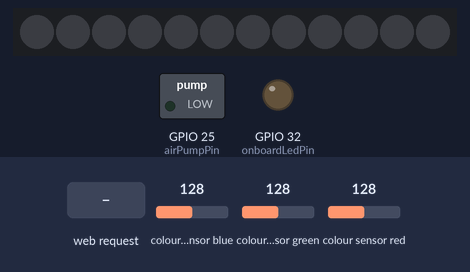
This program was run on a simulated ESP32. Parts: 12 RGB LEDs in strip order, left to right, switched loads named in the program (green lamp = pin HIGH), output pins drawn as LEDs (lit = HIGH). The test bench sets the inputs (shaded band); at power-on: colour sensor blue 128, colour sensor green 128, colour sensor red 128. WiFi joins after 1.5 s; servers stay silent unless stated; what the program prints to the serial monitor is not drawn.

Above: at 3.2 s.
3.3 s: HTTP request GET /cmd?command=red received
At 3.6 s:
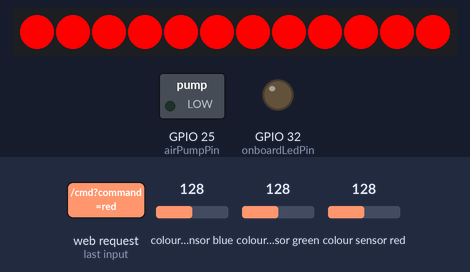
4.8 s: HTTP request GET /cmd?command=pumpToggle received
At 5.9 s:
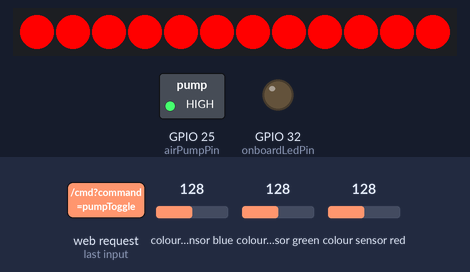
6.3 s: HTTP request GET /cmd?command=ledToggle received
At 7.0 s:
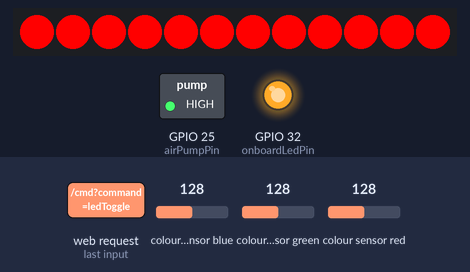
7.8 s: HTTP request GET /cmd?command=pumpToggle received
At 8.2 s:
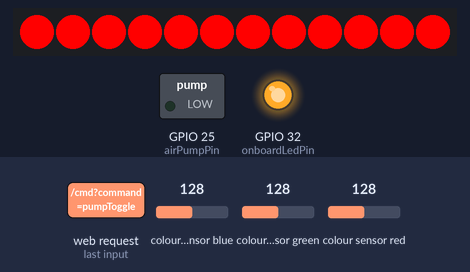
9.3 s: HTTP request GET /cmd?command=measure received
At 10.3 s:
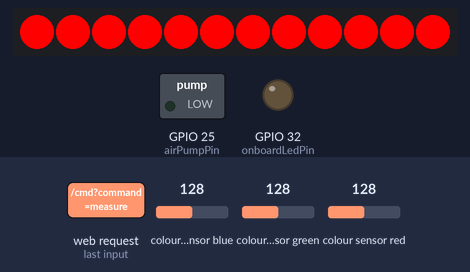
Timing chart, 0 to 12.3 s (numbered marks = the images above; inputs shaded):
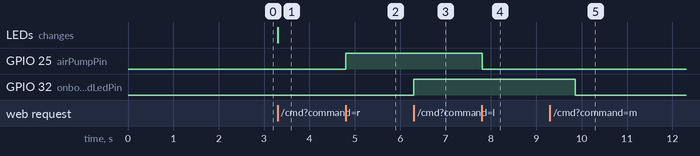

The program:

main.cpp
```cpp
/*
This is the control code to run the AlgaLite project.

The main features are
- Control the LEDs
- Control the Air Pump
- Read data from the colour sensor

*/


#include <Arduino.h>
#include <Adafruit_NeoPixel.h>
#include <Wire.h>
#include <Adafruit_TCS34725.h>
#include <WiFi.h>
#include <ESPAsyncWebServer.h>
#include <SPI.h>


// Replace with your network credentials
const char* ssid = "WiFimodem-DE58";
const char* password = "qjmx2mlfdz";

// Define pin numbers and other constants
const int neoPixelPin = 33;
const int airPumpPin = 25;
const int onboardLedPin = 32;
#define I2C_SDA 23
#define I2C_SCL 19

Adafruit_NeoPixel strip = Adafruit_NeoPixel(12, neoPixelPin, NEO_GRB + NEO_KHZ800);


// Instantiate the TCS3472 object
Adafruit_TCS34725 tcs = Adafruit_TCS34725(TCS34725_INTEGRATIONTIME_300MS, TCS34725_GAIN_1X);
//Adafruit_TCS34725 tcs = Adafruit_TCS34725();

AsyncWebServer server(80);

//----------------------------------------------------------
String htmlPage = R"rawliteral(
<!DOCTYPE html>
<html>
<head>
<meta name="viewport" content="width=device-width, initial-scale=1">
<style>
  body {font-family: Arial, sans-serif; text-align: center;}
  .subtitle {text-align: left; font-weight: bold;}
  button {font-size: 1.5em; margin: 5px; padding: 10px; display: inline-block;}
  .color-buttons {text-align: center;}  /* Center the color buttons */
</style>
</head>
<body>

<h1>AlgaLite Controller</h1>

<div class="subtitle">Control Airflow:</div>
<button onclick="sendCommand('pumpToggle')">Toggle Air Pump</button>
<br>

<div class="subtitle">Control Lamp Colour:</div>
<div class="color-buttons">
  <button onclick="sendCommand('red')">Red</button>
  <button onclick="sendCommand('green')">Green</button>
  <button onclick="sendCommand('blue')">Blue</button>
  <button onclick="sendCommand('cyan')">Cyan</button>
  <button onclick="sendCommand('magenta')">Magenta</button>
  <button onclick="sendCommand('yellow')">Yellow</button>
  <button onclick="sendCommand('off')">Off</button>
</div>
<br>

<div class="subtitle">Measure Algae Thickness:</div>
<button onclick="sendCommand('measure')">Measure</button>
<div id="measurementResult"></div>

<script>
  function sendCommand(command) {
    fetch("/cmd?command=" + command)
    .then(response => response.text())
    .then(data => {
      if (command === 'measure') {
        document.getElementById('measurementResult').innerText = data;
      }
    });
  }
</script>

</body>
</html>
)rawliteral";
//----------------------------------------------------------
void handleWebCommand(String command);
void measureAlgaeThickness(String &result);

void setup() {
  Serial.begin(9600);
  while(!Serial) { }

  strip.begin();
  strip.show();
  pinMode(airPumpPin, OUTPUT);
  pinMode(onboardLedPin, OUTPUT);

  Wire.begin(I2C_SDA, I2C_SCL, 100000);
  if (!tcs.begin()) {
    Serial.println("No TCS34725 found ... check your connections");
    while (1);
  }

  WiFi.begin(ssid, password);
  while (WiFi.status() != WL_CONNECTED) {
    delay(1000);
    Serial.println("Connecting to WiFi...");
  }
  Serial.println("Connected to WiFi");

  server.on("/", HTTP_GET, [](AsyncWebServerRequest *request){
    request->send(200, "text/html", htmlPage);
  });


server.on("/cmd", HTTP_GET, [](AsyncWebServerRequest *request){
  String command = request->getParam("command")->value();
  String result;
  if (command == "measure") {
    measureAlgaeThickness(result);
    request->send(200, "text/plain", result);
  } else {
    handleWebCommand(command);
    request->send(200, "text/plain", "OK");
  }
});

  server.begin();
}


void setColor(uint8_t red, uint8_t green, uint8_t blue) {
  // Set all pixels to the specified color
  for(int i=0; i<strip.numPixels(); i++) {
    strip.setPixelColor(i, strip.Color(red, green, blue));
  }
  strip.show();
}

void handleWebCommand(String command) {
  if (command == "pumpToggle") {
    // Toggle air pump
    static bool pumpState = false;  // Keeps track of air pump state
    pumpState = !pumpState;  // Toggle state
    digitalWrite(airPumpPin, pumpState ? HIGH : LOW);  // Set air pump state
  }
  else if (command == "ledToggle") {
    // Toggle onboard LED
    static bool ledState = false;  // Keeps track of onboard LED state
    ledState = !ledState;  // Toggle state
    digitalWrite(onboardLedPin, ledState ? HIGH : LOW);  // Set onboard LED state
  }
  else if (command == "red") {
    // Set NeoPixels to red
    setColor(255, 0, 0);  // Red color
  }
  else if (command == "green") {
    // Set NeoPixels to green
    setColor(0, 255, 0);  // Green color
  }
  else if (command == "blue") {
    // Set NeoPixels to blue
    setColor(0, 0, 255);  // Blue color
  }
  else if (command == "magenta") {
    // Set NeoPixels to magenta
    setColor(255, 0, 255);  // Magenta color
  }
  else if (command == "cyan") {
    // Set NeoPixels to cyan
    setColor(0, 255, 255);  // Cyan color
  }
  else if (command == "yellow") {
    // Set NeoPixels to yellow
    setColor(255, 255, 0);  // Yellow color
  }
  else if (command == "off") {
    // Set NeoPixels to off
    setColor(0, 0, 0);  // Off
  }
}

void measureAlgaeThickness(String &result) {
  digitalWrite(onboardLedPin, HIGH);  // Turn the onboard LED on

  uint16_t r, g, b, c, colorTemp, lux;

  delay(500);  // Allow some time for the sensor to stabilize (if necessary)
  tcs.getRawData(&r, &g, &b, &c);
  colorTemp = tcs.calculateColorTemperature_dn40(r, g, b, c);
  lux = tcs.calculateLux(r, g, b);

  digitalWrite(onboardLedPin, LOW);  // Turn the onboard LED off

  // Construct a String to hold the formatted measurement result
   result = "Lux: " + String(lux) + " - "
                  "R: " + String(r) + " G: " + String(g) + " B: " + String(b) + " C: " + String(c);


}

void loop() {

}
```

Measured:
- after the input at 3.3 s, the LEDs: change at once (image 1)
- after the input at 4.8 s, GPIO 25 (airPumpPin): LOW → HIGH at once
- after the input at 6.3 s, GPIO 32 (onboardLedPin): LOW → HIGH at once
- after the input at 7.8 s, GPIO 25 (airPumpPin): HIGH → LOW at once
- after the input at 9.3 s, GPIO 32 (onboardLedPin): HIGH → LOW after 0.55 s
